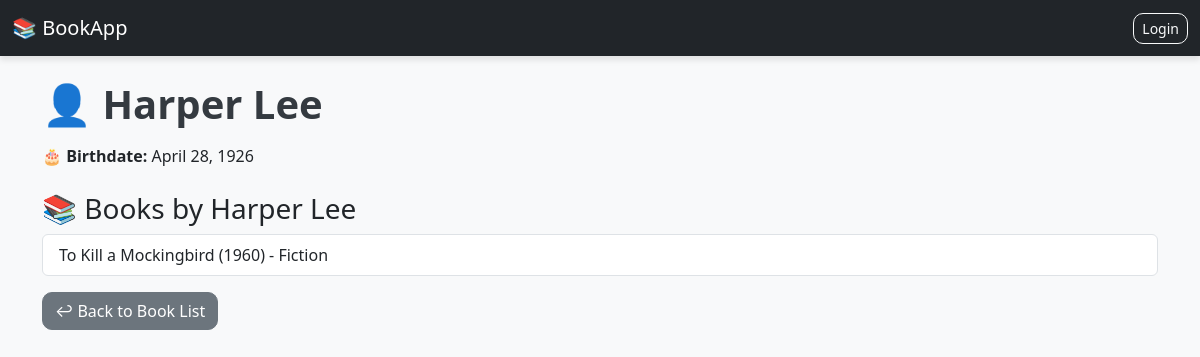
/app/author/3/, run on an earlier commit of the app's database.
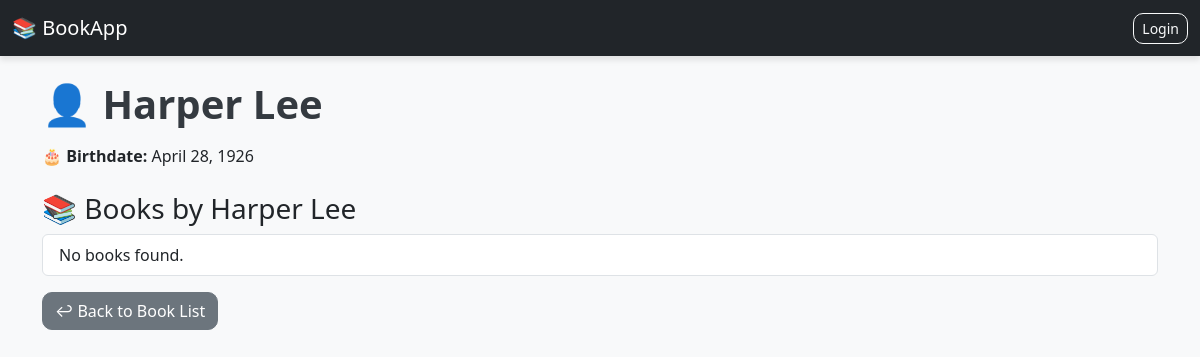
And on a later commit of the database.
### app/models.py (models this page shows, shortened)
class Book(models.Model):
    GENRE_CHOICES = [
        ('Fiction', 'Fiction'),
        ('Non-Fiction', 'Non-Fiction'),
        ('Sci-Fi', 'Science Fiction'),
        ('Mystery', 'Mystery'),
        ('Romance', 'Romance'),
        ('Biography', 'Biography'),
    ]
    title = models.CharField(max_length=200)
    published_year = models.IntegerField()
    genre = models.CharField(max_length=50, choices=GENRE_CHOICES)
    author = models.ForeignKey(Author, on_delete=models.CASCADE, related_name='books')
    available = models.BooleanField(default=True)  # ✅ This line is mandatory

### app/views.py (the view)
# urls.py: path('author/<int:pk>/', views.author_detail, name='author_detail'),
def author_detail(request, pk):
    author = get_object_or_404(Author, pk=pk)
    return render(request, 'author_detail.html', {'author': author})

### app/templates/author_detail.html (shortened to what this page needs)
{% extends 'base.html' %}
{% block content %}
<h1 class="mb-3">👤 {{ author.name }}</h1>
<p><strong>🎂 Birthdate:</strong> {{ author.birthdate }}</p>
<h3 class="mt-4">📚 Books by {{ author.name }}</h3>
<ul class="list-group">
  {% for book in author.books.all %}
  <li class="list-group-item">{{ book.title }} ({{ book.published_year }}) - {{ book.genre }}</li>
  {% empty %}
  <li class="list-group-item">No books found.</li>
  {% endfor %}
</ul>
<a href="{% url 'book_list' %}" class="btn btn-secondary mt-3">↩ Back to Book List</a>
{% endblock %}

What changed in the data, as far as the page shows it:
removed Book: title "To Kill a Mockingbird", published_year "1960", genre "Fiction"
Also different on the page:
text now shown: "No books found."
